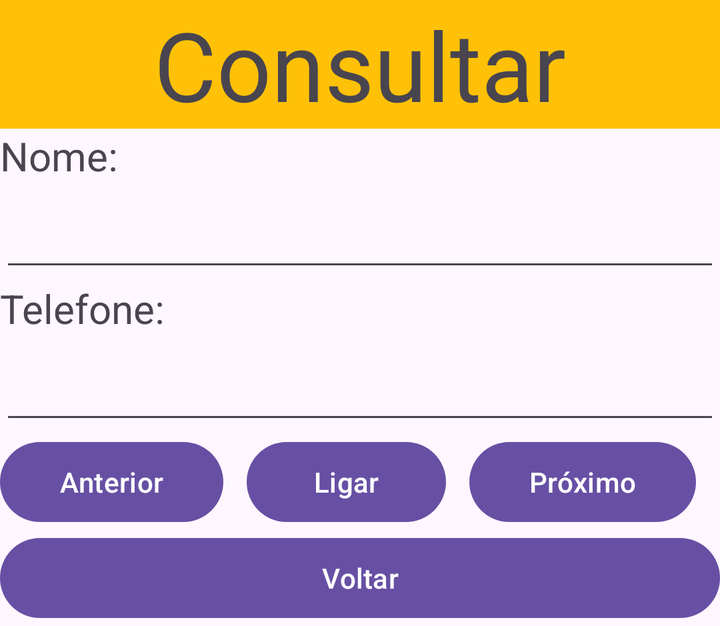
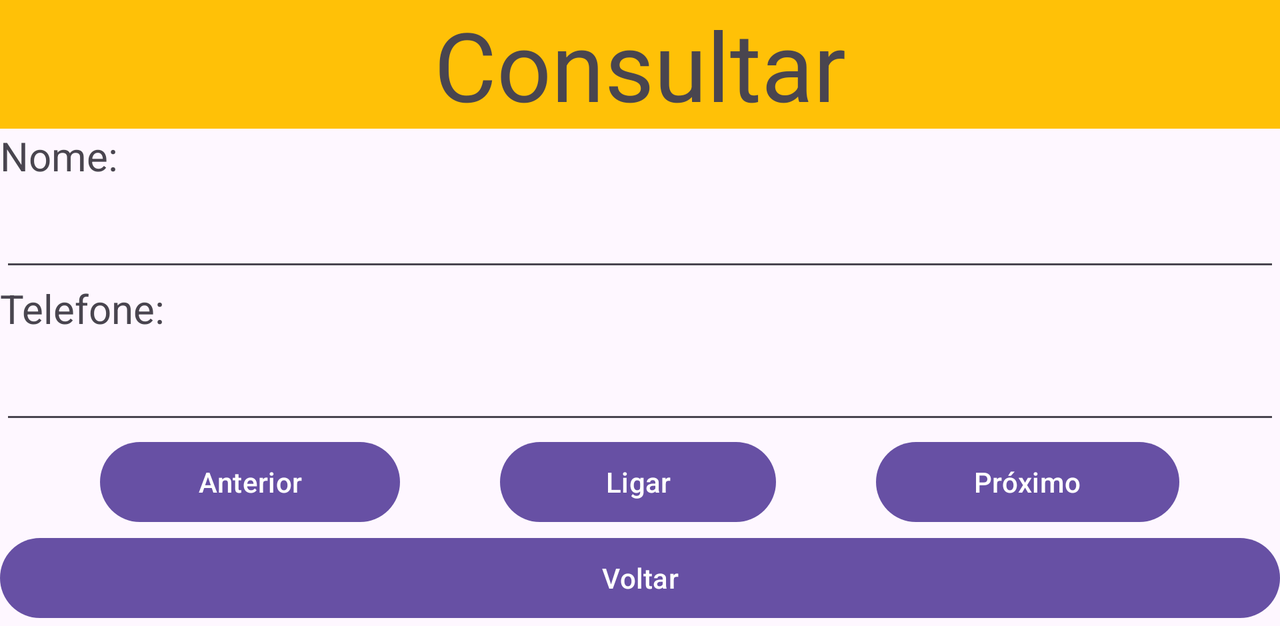

The same Android screen from two of the app's own layout files: first res/layout/ as a phone draws it, then the repository's variant for another configuration, drawn on a device whose configuration selects that folder. Both files follow.
<!-- AndroidManifest.xml: application theme Theme.AppT -->
<!-- res/layout/activity_tela_consulta.xml -->
<?xml version="1.0" encoding="utf-8"?>
<androidx.constraintlayout.widget.ConstraintLayout xmlns:android="http://schemas.android.com/apk/res/android"
    xmlns:app="http://schemas.android.com/apk/res-auto"
    xmlns:tools="http://schemas.android.com/tools"
    android:layout_width="match_parent"
    android:layout_height="wrap_content"
    tools:context=".TelaConsulta">

    <LinearLayout
        android:layout_width="match_parent"
        android:layout_height="match_parent"
        android:orientation="horizontal">

        <LinearLayout
            android:layout_width="match_parent"
            android:layout_height="wrap_content"
            android:orientation="vertical">

            <TextView
                android:id="@+id/tv_titulo_consulta"
                android:layout_width="match_parent"
                android:layout_height="wrap_content"
                android:layout_weight="1"
                android:background="#FFC107"
                android:text="@string/Consultar"
                android:textAlignment="center"
                android:textSize="48sp" />

            <TextView
                android:id="@+id/tv_nome_consulta"
                android:layout_width="match_parent"
                android:layout_height="wrap_content"
                android:text="@string/Nome"
                android:textSize="20sp" />

            <EditText
                android:id="@+id/et_nome_consulta"
                android:layout_width="match_parent"
                android:layout_height="wrap_content"
                android:ems="10"
                android:inputType="text"
                android:textSize="24sp" />

            <LinearLayout
                android:layout_width="match_parent"
                android:layout_height="wrap_content"
                android:orientation="vertical">

                <TextView
                    android:id="@+id/tv_telefone_consulta"
                    android:layout_width="match_parent"
                    android:layout_height="wrap_content"
                    android:text="@string/Telefone"
                    android:textSize="20sp" />

                <EditText
                    android:id="@+id/et_telefone_consulta"
                    android:layout_width="match_parent"
                    android:layout_height="wrap_content"
                    android:ems="10"
                    android:inputType="text"
                    android:textSize="24sp" />

            </LinearLayout>

            <LinearLayout
                android:layout_width="match_parent"
                android:layout_height="wrap_content"
                android:orientation="horizontal">

                <Button
                    android:id="@+id/btn_anterior"
                    android:layout_width="wrap_content"
                    android:layout_height="wrap_content"
                    android:layout_weight="1"
                    android:onClick="registroAnterior"
                    android:text="@string/Anterior" />

                <Space
                    android:layout_width="wrap_content"
                    android:layout_height="wrap_content"
                    android:layout_weight="1" />

                <Button
                    android:id="@+id/button"
                    android:layout_width="wrap_content"
                    android:layout_height="wrap_content"
                    android:layout_weight="1"
                    android:text="@string/Ligar" />

                <Space
                    android:layout_width="wrap_content"
                    android:layout_height="wrap_content"
                    android:layout_weight="1" />

                <Button
                    android:id="@+id/btn_proximo"
                    android:layout_width="wrap_content"
                    android:layout_height="wrap_content"
                    android:layout_weight="1"
                    android:onClick="proximoRegistro"
                    android:text="@string/Proximo" />

                <Space
                    android:layout_width="wrap_content"
                    android:layout_height="wrap_content"
                    android:layout_weight="1" />

            </LinearLayout>

            <LinearLayout
                android:layout_width="match_parent"
                android:layout_height="wrap_content"
                android:orientation="vertical">

                <Button
                    android:id="@+id/btn_voltar_consulta"
                    android:layout_width="match_parent"
                    android:layout_height="wrap_content"
                    android:onClick="fechar_tela"
                    android:text="@string/Voltar" />


            </LinearLayout>
        </LinearLayout>
    </LinearLayout>

</androidx.constraintlayout.widget.ConstraintLayout>
<!-- resources referenced by this layout -->
<resources>
  <string name="Anterior">Anterior</string>
  <string name="Consultar">Consultar</string>
  <string name="Ligar">Ligar</string>
  <string name="Nome">Nome:</string>
  <string name="Proximo">Próximo</string>
  <string name="Telefone">Telefone:</string>
  <string name="Voltar">Voltar</string>
  <style name="Theme.AppT" parent="Base.Theme.AppT" />
  <style name="Base.Theme.AppT" parent="Theme.Material3.DayNight.NoActionBar">
          
          
      </style>
</resources>
<!-- res/layout-land/activity_tela_consulta.xml (the repository's variant of the layout above) -->
<!-- drawn on the phone turned sideways -->
<?xml version="1.0" encoding="utf-8"?>
<androidx.constraintlayout.widget.ConstraintLayout xmlns:android="http://schemas.android.com/apk/res/android"
    xmlns:app="http://schemas.android.com/apk/res-auto"
    xmlns:tools="http://schemas.android.com/tools"
    android:layout_width="match_parent"
    android:layout_height="wrap_content"
    tools:context=".TelaConsulta">

    <LinearLayout
        android:layout_width="match_parent"
        android:layout_height="match_parent"
        android:orientation="horizontal">

        <LinearLayout
            android:layout_width="match_parent"
            android:layout_height="wrap_content"
            android:orientation="vertical">

            <TextView
                android:id="@+id/tv_titulo_consulta"
                android:layout_width="match_parent"
                android:layout_height="wrap_content"
                android:layout_weight="1"
                android:background="#FFC107"
                android:text="@string/Consultar"
                android:textAlignment="center"
                android:textSize="48sp" />

            <TextView
                android:id="@+id/tv_nome_consulta"
                android:layout_width="match_parent"
                android:layout_height="wrap_content"
                android:text="@string/Nome"
                android:textSize="20sp" />

            <EditText
                android:id="@+id/et_nome_consulta"
                android:layout_width="match_parent"
                android:layout_height="wrap_content"
                android:ems="10"
                android:inputType="text"
                android:textSize="24sp" />

            <LinearLayout
                android:layout_width="match_parent"
                android:layout_height="wrap_content"
                android:orientation="vertical">

                <TextView
                    android:id="@+id/tv_telefone_consulta"
                    android:layout_width="match_parent"
                    android:layout_height="wrap_content"
                    android:text="@string/Telefone"
                    android:textSize="20sp" />

                <EditText
                    android:id="@+id/et_telefone_consulta"
                    android:layout_width="match_parent"
                    android:layout_height="wrap_content"
                    android:ems="10"
                    android:inputType="text"
                    android:textSize="24sp" />

            </LinearLayout>

            <LinearLayout
                android:layout_width="match_parent"
                android:layout_height="wrap_content"
                android:orientation="horizontal">

                <Space
                    android:layout_width="wrap_content"
                    android:layout_height="wrap_content"
                    android:layout_weight="1" />

                <Button
                    android:id="@+id/btn_anterior"
                    android:layout_width="wrap_content"
                    android:layout_height="wrap_content"
                    android:layout_weight="1"
                    android:onClick="registroAnterior"
                    android:text="@string/Anterior" />

                <Space
                    android:layout_width="wrap_content"
                    android:layout_height="wrap_content"
                    android:layout_weight="1" />

                <Button
                    android:id="@+id/button"
                    android:layout_width="wrap_content"
                    android:layout_height="wrap_content"
                    android:layout_weight="1"
                    android:text="@string/Ligar" />

                <Space
                    android:layout_width="wrap_content"
                    android:layout_height="wrap_content"
                    android:layout_weight="1" />

                <Button
                    android:id="@+id/btn_proximo"
                    android:layout_width="wrap_content"
                    android:layout_height="wrap_content"
                    android:layout_weight="1"
                    android:onClick="proximoRegistro"
                    android:text="@string/Proximo" />

                <Space
                    android:layout_width="wrap_content"
                    android:layout_height="wrap_content"
                    android:layout_weight="1" />

            </LinearLayout>

            <LinearLayout
                android:layout_width="match_parent"
                android:layout_height="wrap_content"
                android:orientation="vertical">

                <Button
                    android:id="@+id/btn_voltar_consulta"
                    android:layout_width="match_parent"
                    android:layout_height="wrap_content"
                    android:onClick="fechar_tela"
                    android:text="@string/Voltar" />


            </LinearLayout>
        </LinearLayout>
    </LinearLayout>

</androidx.constraintlayout.widget.ConstraintLayout>
